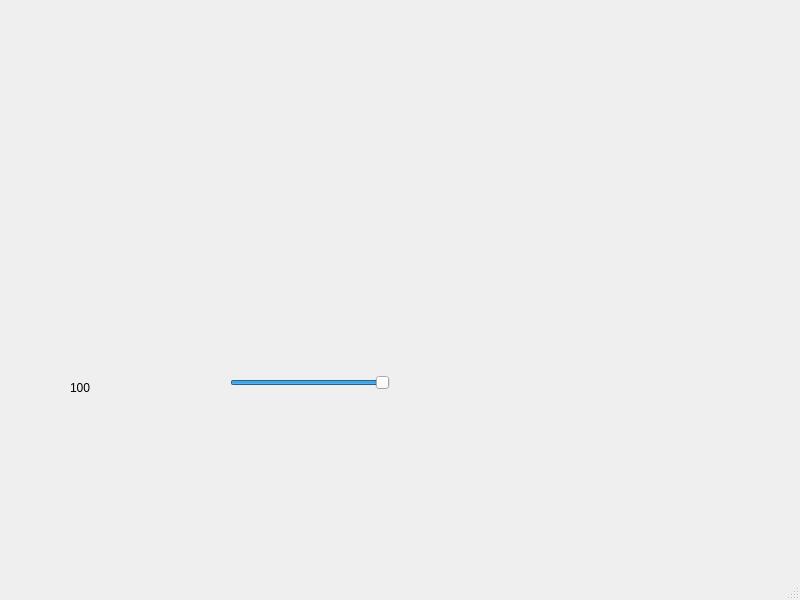
<?xml version="1.0" encoding="UTF-8"?>
<ui version="4.0">
 <class>MainWindow</class>
 <widget class="QMainWindow" name="MainWindow">
  <property name="geometry">
   <rect>
    <x>0</x>
    <y>0</y>
    <width>800</width>
    <height>600</height>
   </rect>
  </property>
  <property name="windowTitle">
   <string>MainWindow</string>
  </property>
  <widget class="QWidget" name="centralwidget">
   <widget class="QLabel" name="imageLabel">
    <property name="geometry">
     <rect>
      <x>100</x>
      <y>30</y>
      <width>400</width>
      <height>400</height>
     </rect>
    </property>
    <property name="text">
     <string/>
    </property>
   </widget>
   <widget class="QSlider" name="sliderAlpha">
    <property name="geometry">
     <rect>
      <x>230</x>
      <y>370</y>
      <width>160</width>
      <height>25</height>
     </rect>
    </property>
    <property name="maximum">
     <number>100</number>
    </property>
    <property name="value">
     <number>100</number>
    </property>
    <property name="orientation">
     <enum>Qt::Orientation::Horizontal</enum>
    </property>
   </widget>
   <widget class="QLabel" name="labelValue">
    <property name="geometry">
     <rect>
      <x>70</x>
      <y>380</y>
      <width>58</width>
      <height>16</height>
     </rect>
    </property>
    <property name="text">
     <string>100</string>
    </property>
   </widget>
  </widget>
  <widget class="QMenuBar" name="menubar">
   <property name="geometry">
    <rect>
     <x>0</x>
     <y>0</y>
     <width>800</width>
     <height>36</height>
    </rect>
   </property>
  </widget>
  <widget class="QStatusBar" name="statusbar"/>
 </widget>
 <resources/>
 <connections/>
</ui>
